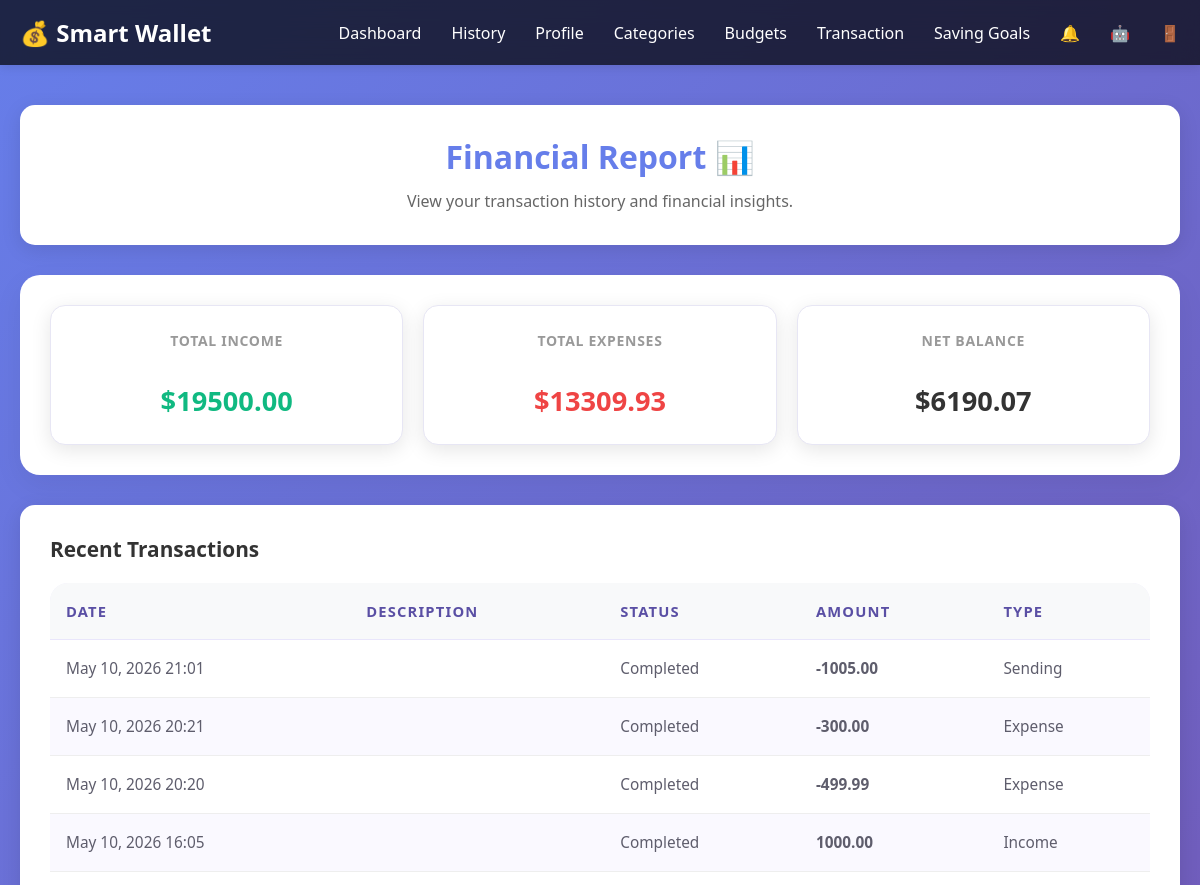
The app's page /user/view_report/ (signed in, upper part), older data.
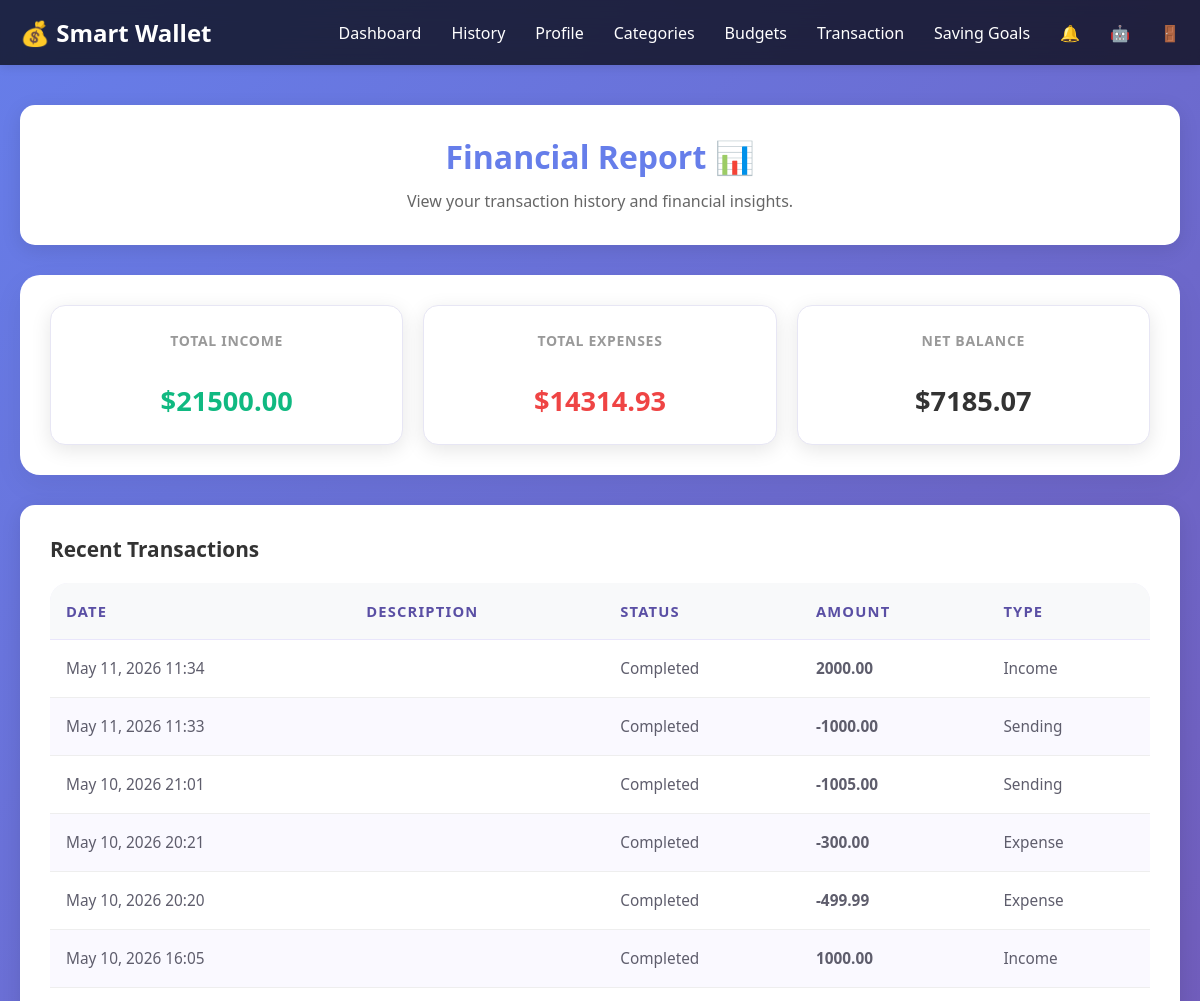
The same page, newer data.
### user/models.py (models this page shows, shortened)
class WalletUser(AbstractUser):
    email = models.EmailField(unique=True)

### transactions/models.py (models this page shows, shortened)
class Transaction(models.Model):
    TYPE_CHOICES = [
        ('income' , 'Income'),
        ('expense', 'Expense'),
        ('saving' , 'Saving'),
        ('send'   , 'Sending')
    ]
    reciever = models.ForeignKey('user.Wallet',
        on_delete=models.CASCADE,
        null = True,
        blank = True)
    fee = models.DecimalField(max_digits=10,decimal_places=2,default=0)
    wallet = models.ForeignKey('user.Wallet', on_delete=models.CASCADE, related_name='transactions')
    amount = models.DecimalField(max_digits=10, decimal_places=2)
    type = models.CharField(max_length=10, choices=TYPE_CHOICES)
    date = models.DateTimeField(auto_now_add=True)
    description = models.TextField(null=True, blank=True)
    budget = models.ForeignKey(
    'Budget',
    on_delete=models.CASCADE,
    related_name='transactions',
    null=True,
    blank=True
    )
    saving_goals = models.ForeignKey('SavingGoals'
        ,on_delete=models.CASCADE
        ,related_name='transactions'
        ,null=True
        ,blank=True)

### user/views.py (the view)
# urls.py: path('view_report/', views.view_report, name='view_report'),
@login_required
def view_report(request):
    user = _get_current_user(request)
    if not user:
        return redirect('login')
    try:
        wallet = user.wallet
    except models.Wallet.DoesNotExist:
        return redirect('login')
    user.total_balance = wallet.total_balance
    user.total_income = wallet.total_income
    user.total_expense = wallet.total_expense
    transaction = transactions_models.Transaction.objects.filter(wallet=wallet).order_by('-date')
    return render(request, 'view_report.html', {
        'user': user,
        'wallet': wallet,
        'transaction': transaction
    })

### user/views.py (called while the page is built)
def _get_current_user(request):
    user = request.user if request.user.is_authenticated else None
    if not user:
        user_id = request.session.get('user_id')
        if user_id:
            user = User.objects.filter(id=user_id).first()
    if user and not user.first_name:
        user.first_name = user.username
    return user

### templates/view_report.html (shortened to what this page needs)
<!DOCTYPE html>
{% load static %}
<html lang="en">
<head>
    <link rel="stylesheet" href="{% static 'css/style.css' %}">
</head>
<body id="report-body">
    <header id="report-header">
        <nav id="user-home-nav">
            <div class="logo">💰 Smart Wallet</div>
            <ul class="nav-links">
                <li><a href="{% url 'home' %}">Dashboard</a></li>
                <li><a href="{% url 'transactions' %}">History</a></li>
                <li><a href="{% url 'profile' %}">Profile</a></li>
                <li><a href="{% url 'categories' %}">Categories</a></li>
                <li><a href="{% url 'budget' %}">Budgets</a></li>
                <li><a href="{% url 'add_transaction' %}">Transaction</a></li>
                <li><a href="{% url 'saving_goals' %}">Saving Goals</a></li>
                <li><a title="Notifications" href="{% url 'notifications' %}">🔔  </a></li>
                <li><a title="AI advisor" href="{% url 'advisor' %}">🤖 </a></li>
                <li><a title="logout" href="{% url 'logout' %}" >🚪</a></li>
            </ul>
        </nav>
    </header>
    <div class="container" id="report-container">
        <div class="report-section">
            <h1>Financial Report 📊</h1>
            <p>View your transaction history and financial insights.</p>
        </div>
        <div class="report-summary">
            <div class="summary-card">
                <h3>Total Income</h3>
                <p class="amount positive">${{ user.total_income|default:0 }}</p>
            </div>
            <div class="summary-card">
                <h3>Total Expenses</h3>
                <p class="amount negative">${{ user.total_expense|default:0 }}</p>
            </div>
            <div class="summary-card">
                <h3>Net Balance</h3>
                <p class="amount">${{ user.total_balance|default:0 }}</p>
            </div>
        </div>
        <div class="report-table">
            <h2>Recent Transactions</h2>
            <table>
                <thead>
                    <tr>
                        <th>Date</th>
                        <th>Description</th>
                        <th>Status</th>
                        <th>Amount</th>
                        <th>Type</th>
                    </tr>
                </thead>
                <tbody>
                    {% for t in transaction %}
                    <tr>
                        <td>{{ t.date|date:"M d, Y H:i" }}</td>
                        <td>{{ t.description }}</td>
                        <td><span class="badge badge-success">Completed</span></td>
                        <td class="{% if t.type == 'send' or t.type == 'expense' %}amount-negative{% else %}amount-positive{% endif %}">
                            {% if t.type == 'send' or t.type == 'expense' %}-{% endif %}{{ t.amount|floatformat:2 }}
                        </td>
                        <td>{{ t.get_type_display }}</td>
                    </tr>
                    {% empty %}
                    <tr>
                        <td colspan="5">No transactions found.</td>
                    </tr>
                    {% endfor %}
                </tbody>
            </table>
        </div>
    </div>
</body>
</html>

Row changes from the older to the newer data that the page shows:
changed WalletUser: total_income "19500.00" → "21500.00"; total_expense "13309.93" → "14314.93"; total_balance "6190.07" → "7185.07"
added Transaction: date "May 11, 2026 11:34", amount "2000.00", type "Income"
added Transaction: date "May 11, 2026 11:33", amount "1000.00", type "Sending"
